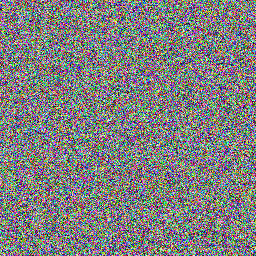
#> input picture practices/01-data-processing/data/1678894639.7534835_3.png, 256 x 256 px; its folder holds only this picture in this run
$ python ref.py
#> lines starting #> are read from the running program, lines starting #| are printed output that depends on the picture
"""
01-data-processing
"""

import os
import matplotlib
import glob
import cv2
import time

import numpy as np

import logging

logging.basicConfig(level=logging.DEBUG)


def generate_random_images(n=10, size=(256, 256, 3), save_path="data"):
    """Generate random images"""

    # if data in the folder, don't generate new images
    if os.path.exists(save_path) and len(os.listdir(save_path)) > 0:
        return

    images = np.random.randint(0, 255, size=(n, *size))
    for image in images:
        path = os.path.join(
            save_path, f"{time.time()}_{np.random.randint(1, 10)}.png")
        cv2.imwrite(path, image)


def get_paths(path):
    """Get all paths in a directory"""
    return glob.glob(os.path.join(path, '*.png'))


def get_labels(paths):
    """
    Get labels from a path
    format: /path/to/image/imagename_label.png
    """
    return [int(path.split(os.sep)[-1].split('.')[0]) for path in paths]


def load_images(paths):
    """
    load, resize, normalize the images
    return a numpy array
    """
    images = []
    for path in paths:
        image = cv2.imread(path)
#> image is the input picture: shape (256, 256, 3); mean B, G, R 126.8, 126.7, 126.8
        image = cv2.resize(image, (128, 128))
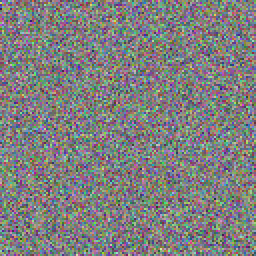
#> image: shape (128, 128, 3) (shown 2 times larger); mean B, G, R 126.9, 126.9, 127
        image = image.astype('float32') / 255.0
        images.append(image)

    return np.array(images)


if __name__ == '__main__':
    current_path = os.path.dirname(os.path.abspath(__file__))
    data_path = os.path.join(current_path, 'data')
    logging.debug(data_path)

    generate_random_images(10, save_path=data_path)

    paths = get_paths(data_path)
    labels = get_labels(paths)
    images = load_images(paths)

    logging.debug(f"paths: {paths}")
    logging.debug(f"labels: {labels}")
    logging.debug(f"images: {images.shape}")

$ run again, on practices/01-data-processing/data/1678894639.7824814_9.png
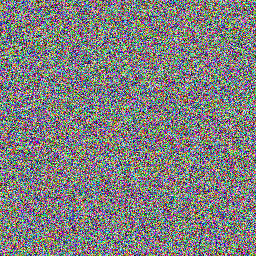
#> input picture practices/01-data-processing/data/1678894639.7824814_9.png, 256 x 256 px
#> in load_images, image is the input picture: shape (256, 256, 3); mean B, G, R 126.7, 126.8, 127.4
#> in load_images, `image = cv2.resize(image, (128, 128))`:
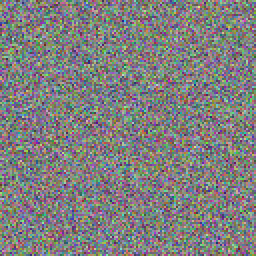
#> image: shape (128, 128, 3) (shown 2 times larger); mean B, G, R 126.8, 127, 127.5

$ run again, on practices/01-data-processing/data/1678894639.7884831_5.png
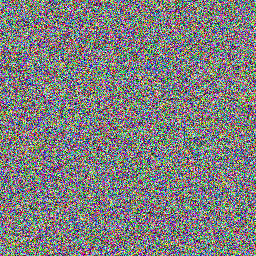
#> input picture practices/01-data-processing/data/1678894639.7884831_5.png, 256 x 256 px
#> in load_images, image is the input picture: shape (256, 256, 3); mean B, G, R 126.7, 126.6, 126.8
#> in load_images, `image = cv2.resize(image, (128, 128))`:
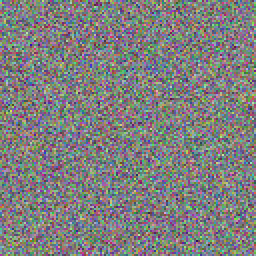
#> image: shape (128, 128, 3) (shown 2 times larger); mean B, G, R 126.8, 126.7, 126.9

$ run again, on practices/01-data-processing/data/1678894639.795483_4.png
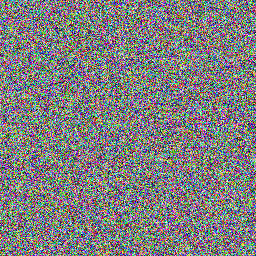
#> input picture practices/01-data-processing/data/1678894639.795483_4.png, 256 x 256 px
#> in load_images, image is the input picture: shape (256, 256, 3); mean B, G, R 127, 126.4, 126.8
#> in load_images, `image = cv2.resize(image, (128, 128))`:
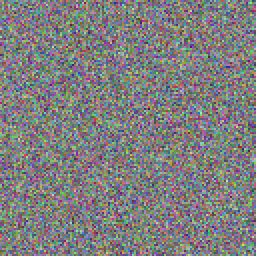
#> image: shape (128, 128, 3) (shown 2 times larger); mean B, G, R 127.1, 126.5, 126.9

$ run again, on practices/01-data-processing/data/1678894639.7625_7.png
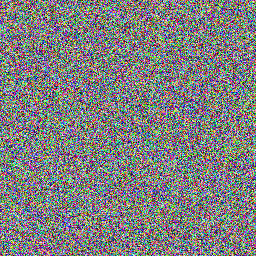
#> input picture practices/01-data-processing/data/1678894639.7625_7.png, 256 x 256 px
#> in load_images, image is the input picture: shape (256, 256, 3); mean B, G, R 127.3, 126.9, 127
#> in load_images, `image = cv2.resize(image, (128, 128))`:
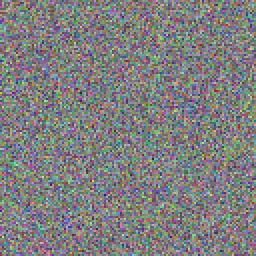
#> image: shape (128, 128, 3) (shown 2 times larger); mean B, G, R 127.4, 127, 127.1
